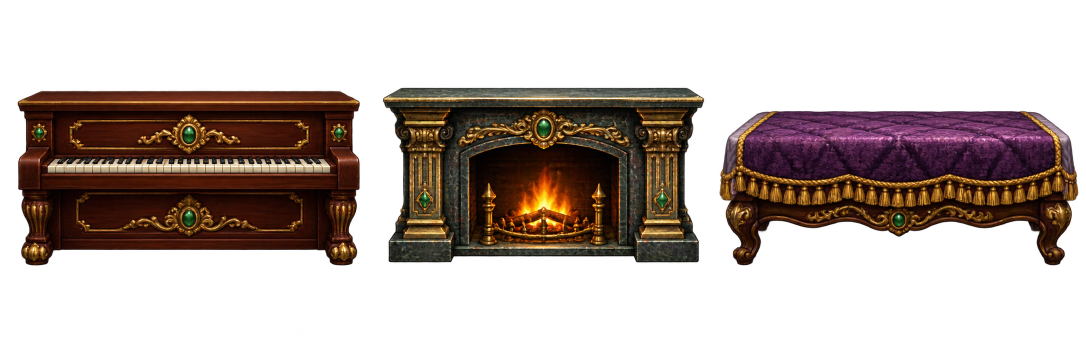
#> input picture assets/custom-stages/modular/Lg/furniture-atlas.png, 2172 x 724 px (shown at 1/2 size)
$ python encode_manor_furniture.py
#> lines starting #> are read from the running program, lines starting #| are printed output that depends on the picture
### scripts/encode_doc_chemicals.py
"""Authoring-only extraction and GX RGBA8 encoding of the lab sprite sheet."""
import hashlib
import json
from pathlib import Path

ROOT = Path(__file__).resolve().parents[1] / 'assets/custom-stages/worlds/Dr'


def rgba8(image):
    import numpy as np
    a = np.asarray(image.convert('RGBA'), dtype=np.uint8)
    h, w, _ = a.shape
    if w % 4 or h % 4: raise ValueError('RGBA8 uses 4x4 tiles')
    blocks = a.reshape(h//4,4,w//4,4,4).transpose(0,2,1,3,4).reshape(-1,16,4)
    return np.concatenate((blocks[:,:,[3,0]].reshape(-1,32),
                           blocks[:,:,[1,2]].reshape(-1,32)),axis=1).tobytes()


# [20 lines left out: function main, not called in this run]


# [1 lines that do not run on import are left out]

### scripts/encode_manor_furniture.py
"""Import generated transparent furniture; crop alpha and encode native GX RGBA8."""
import hashlib,json
from pathlib import Path
from PIL import Image
from encode_doc_chemicals import rgba8
ROOT=Path(__file__).resolve().parents[1]
def main():
 folder=ROOT/'assets/custom-stages/modular/Lg';image=Image.open(folder/'furniture-atlas.png').convert('RGBA');w,h=image.size
#> in main, image is the input picture: PIL image 2172x724 RGBA; mean R, G, B, A 28.2, 16.5, 11.2, 92.6
#> after `w, h = image.size`: w = 2172; h = 724
 previous=json.loads((folder/'furniture.json').read_text())['sprites'] if (folder/'furniture.json').exists() else {}
 cells=[('piano',(0,0,700,h)),('fireplace',(700,0,1340,h)),('bed',(1340,0,w,h))];manifest={'sprites':{}}
 for name,box in cells:
  isolated=folder/f'furniture-{name}-source.png'
  cell=Image.open(isolated).convert('RGBA') if isolated.exists() else image.crop(box)
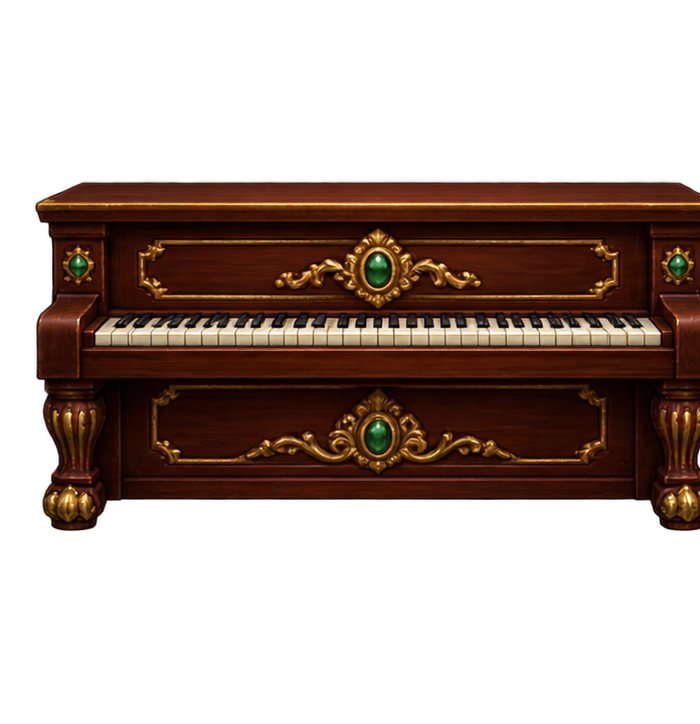
#> cell: PIL image 700x724 RGBA; mean R, G, B, A 29.9, 14.6, 7.7, 104.6; transparent parts drawn white
  bbox=cell.getchannel('A').point(lambda a:255 if a>127 else 0).getbbox()
#> bbox = (35, 182, 700, 531)
  if not bbox:raise ValueError('Empty furniture '+name)
  sprite=cell.crop(bbox);aspect=previous[name]['aspect'] if isolated.exists() and name in previous else sprite.height/sprite.width
#> after `sprite = cell.crop(bbox)`:
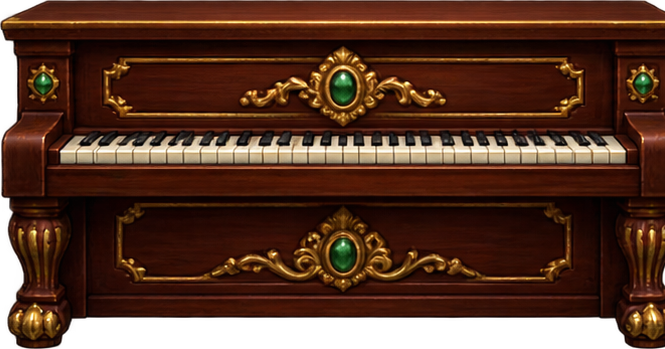
#> sprite: PIL image 665x349 RGBA; mean R, G, B, A 64.4, 31.7, 16.7, 228.3; transparent parts drawn white
#> after `aspect = previous[name]['aspect'] if isolated.exists() and name in pre`: aspect = 0.525
  width=512 if isolated.exists() else 256
#> width = 256
  sprite=sprite.resize((width,max(4,round(width*aspect/4)*4)),Image.Resampling.LANCZOS)
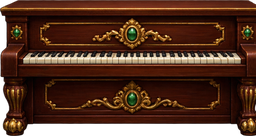
#> sprite: PIL image 256x136 RGBA; mean R, G, B, A 64, 31.6, 16.6, 228.4; transparent parts drawn white
  data=rgba8(sprite);file='furniture-'+name+'.rgba8';(folder/file).write_bytes(data);sprite.save(folder/('furniture-'+name+'.png'))
#> after `file = 'furniture-' + name + '.rgba8'`: file = 'furniture-piano.rgba8'
  manifest['sprites'][name]={'file':file,'size':list(sprite.size),'sha256':hashlib.sha256(data).hexdigest(),'aspect':aspect,'sourcePixels':[box[0]+bbox[0],bbox[1],box[0]+bbox[2],bbox[3]]}
#> pass 2 of the loop in main, `for name,box in cells:`:
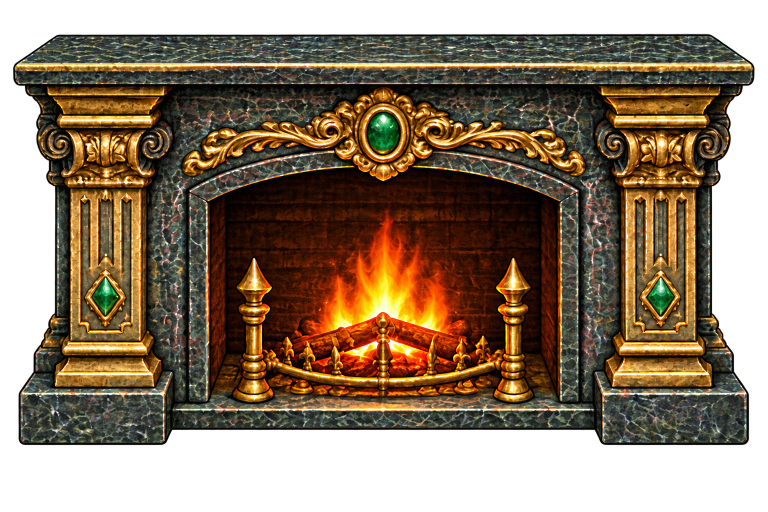
#> input picture assets/custom-stages/modular/Lg/furniture-fireplace-source.png, 1536 x 1024 px (shown at 1/2 size)
#> in main, cell is the input picture: PIL image 1536x1024 RGBA; mean R, G, B, A 77, 58.9, 35.7, 177.5
#> bbox = (26, 68, 1509, 890)
#> in main, `sprite = cell.crop(bbox)`:
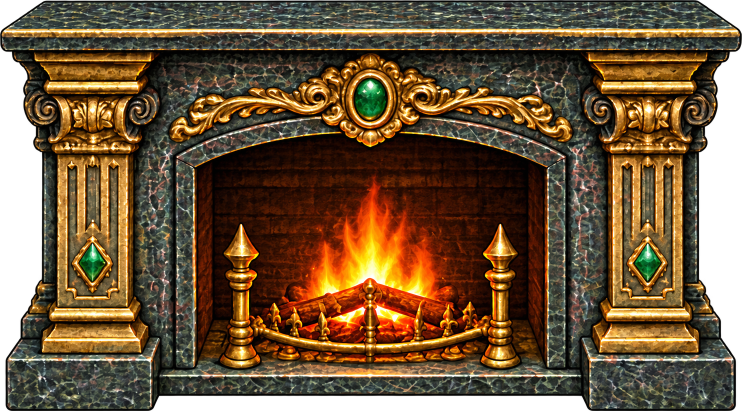
#> sprite: PIL image 1483x822 RGBA (shown at 1/2 size); mean R, G, B, A 91.4, 67.5, 39, 228.9; transparent parts drawn white
#> in main, `sprite=sprite.resize((width,max(4,round(width*aspect/4)*4)),Image.Resa..`:
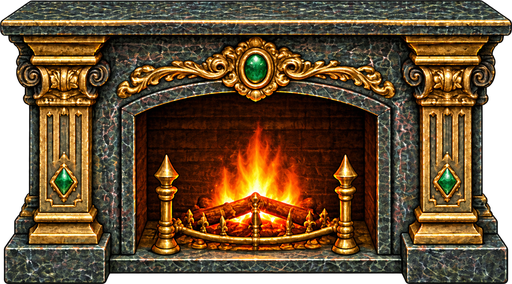
#> sprite: PIL image 512x284 RGBA; mean R, G, B, A 87, 63.6, 36.2, 229; transparent parts drawn white
#> pass 3 of the loop in main, `for name,box in cells:`:
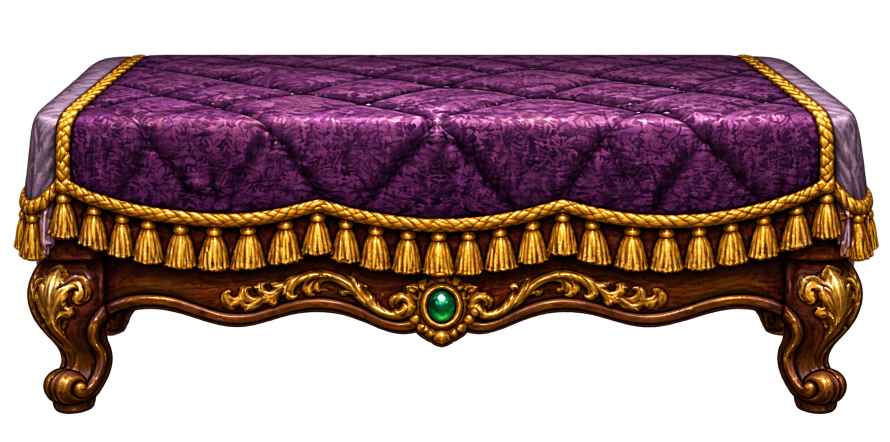
#> input picture assets/custom-stages/modular/Lg/furniture-bed-source.png, 1780 x 884 px (shown at 1/2 size)
#> in main, cell is the input picture: PIL image 1780x884 RGBA; mean R, G, B, A 55.7, 28.8, 27.9, 146.7
#> bbox = (27, 109, 1758, 828)
#> in main, `sprite = cell.crop(bbox)`:
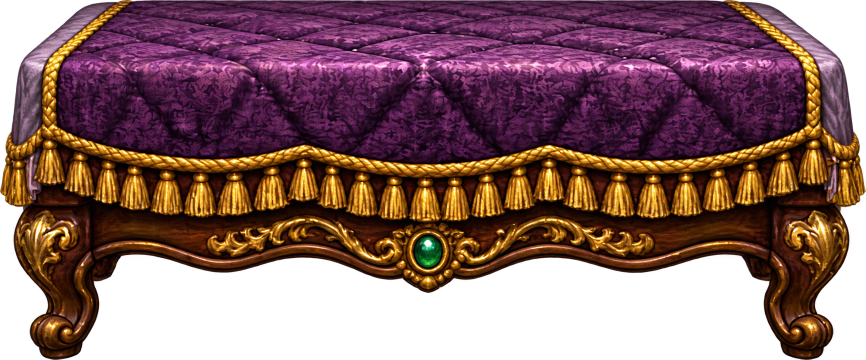
#> sprite: PIL image 1731x719 RGBA (shown at 1/2 size); mean R, G, B, A 70.4, 36.5, 35.2, 185.4; transparent parts drawn white
#> in main, `sprite=sprite.resize((width,max(4,round(width*aspect/4)*4)),Image.Resa..`:
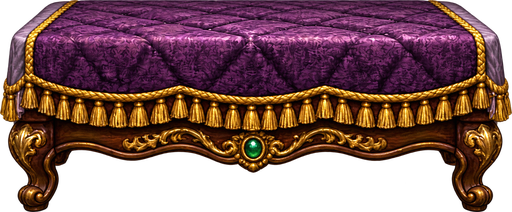
#> sprite: PIL image 512x212 RGBA; mean R, G, B, A 70.1, 36.4, 35.2, 185.5; transparent parts drawn white
 (folder/'furniture.json').write_text(json.dumps(manifest,indent=2)+'\n')
if __name__=='__main__':main()
